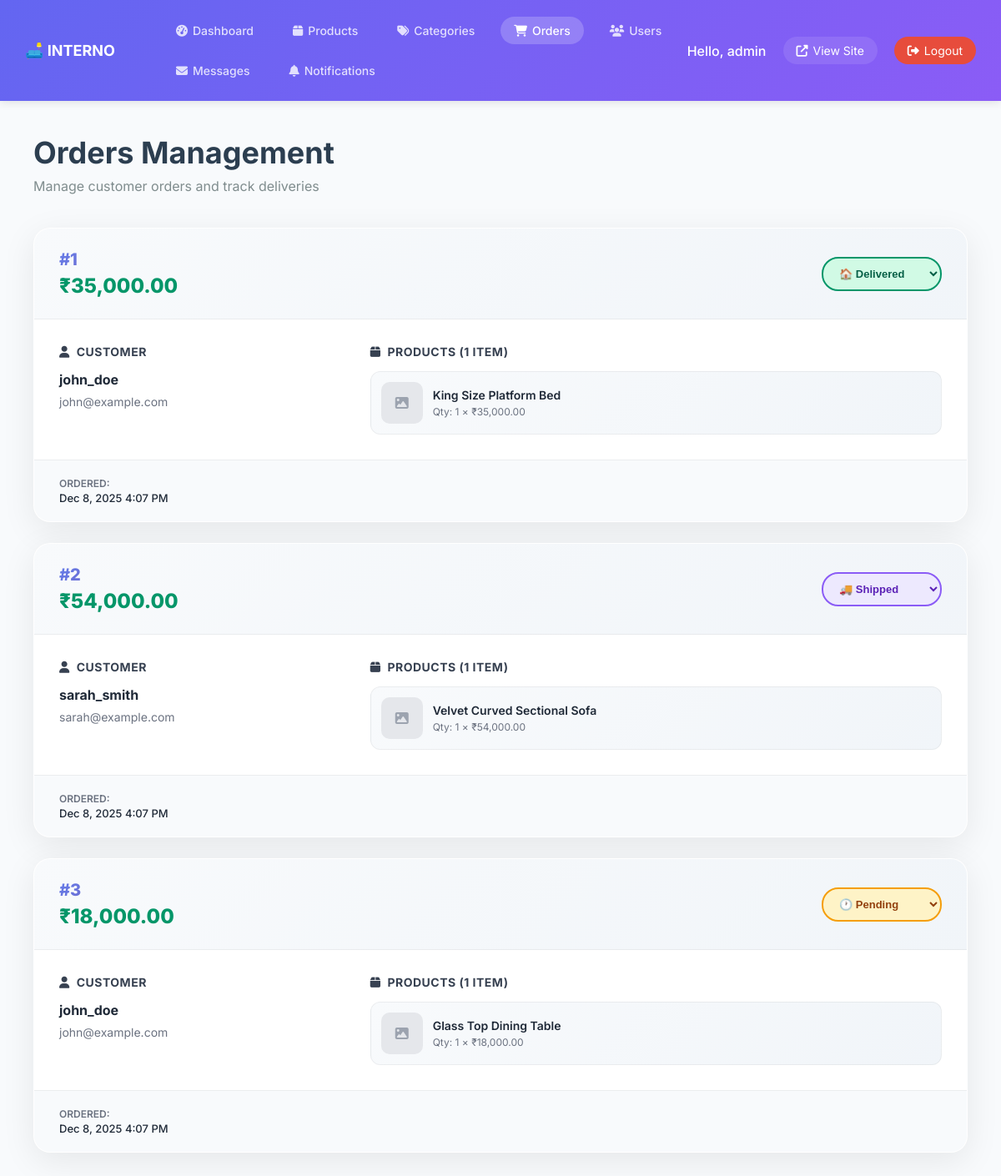
The app's page /admin/orders.php (signed in) with its own data.
### tables this page shows
CREATE TABLE `orders` (
  `id` int(11) NOT NULL AUTO_INCREMENT,
  `user_id` int(11),
  `total_amount` decimal(10,2) NOT NULL,
  `status` enum('pending','processing','shipped','delivered','cancelled') DEFAULT 'pending',
  `shipping_address` text,
  `tracking_number` varchar(100),
  `created_at` timestamp DEFAULT CURRENT_TIMESTAMP,
  `updated_at` timestamp DEFAULT CURRENT_TIMESTAMP ON UPDATE CURRENT_TIMESTAMP,
  PRIMARY KEY (`id`),
  KEY `user_id` (`user_id`),
  CONSTRAINT `orders_ibfk_1` FOREIGN KEY (`user_id`) REFERENCES `users` (`id`) ON DELETE SET NULL
);

CREATE TABLE `users` (
  `id` int(11) NOT NULL AUTO_INCREMENT,
  `username` varchar(50) NOT NULL,
  `email` varchar(100) NOT NULL,
  `password` varchar(255) NOT NULL,
  `first_name` varchar(50),
  `last_name` varchar(50),
  `role` enum('customer','admin') DEFAULT 'customer',
  `status` enum('active','inactive') DEFAULT 'active',
  `created_at` timestamp DEFAULT CURRENT_TIMESTAMP,
  PRIMARY KEY (`id`),
  UNIQUE KEY `username` (`username`),
  UNIQUE KEY `email` (`email`)
);

CREATE TABLE `order_items` (
  `id` int(11) NOT NULL AUTO_INCREMENT,
  `order_id` int(11) NOT NULL,
  `product_id` int(11) NOT NULL,
  `product_name` varchar(255) NOT NULL,
  `quantity` int(11) NOT NULL DEFAULT 1,
  `price` decimal(10,2) NOT NULL,
  `created_at` timestamp DEFAULT CURRENT_TIMESTAMP,
  PRIMARY KEY (`id`),
  KEY `order_id` (`order_id`),
  KEY `product_id` (`product_id`),
  CONSTRAINT `order_items_ibfk_1` FOREIGN KEY (`order_id`) REFERENCES `orders` (`id`) ON DELETE CASCADE,
  CONSTRAINT `order_items_ibfk_2` FOREIGN KEY (`product_id`) REFERENCES `products` (`id`) ON DELETE CASCADE
);

### admin/orders.php (the view, shortened to what this page needs)
<?php
require_once '../includes/config.php';
try {
    $stmt = $pdo->query("
        SELECT o.*, u.username, u.email, u.first_name, u.last_name
        FROM orders o
        LEFT JOIN users u ON o.user_id = u.id
        ORDER BY o.created_at DESC
    ");
    $orders = $stmt->fetchAll();
    $orderItems = [];
    foreach ($orders as $order) {
        $stmt = $pdo->prepare("SELECT oi.*, p.image FROM order_items oi LEFT JOIN products p ON oi.product_id = p.id WHERE oi.order_id = ?");
        $stmt->execute([$order['id']]);
        $items = $stmt->fetchAll();
        if (empty($items)) {
            $orderItems[$order['id']] = [[
                'product_name' => 'Sample Product',
                'quantity' => 1,
                'price' => $order['total_amount'],
                'image' => null
            ]];
        } else {
            $orderItems[$order['id']] = $items;
        }
    }
} catch (PDOException $e) {
    $error = "Database error: " . $e->getMessage();
    $orders = [];
    $orderItems = [];
}
?>
<!DOCTYPE html>
<html lang="en">
<head>
    <link rel="stylesheet" href="https://cdnjs.cloudflare.com/ajax/libs/font-awesome/6.4.0/css/all.min.css">
</head>
<body>
<div class="admin-container">
    <div class="admin-header">
        <div class="header-left">
            <div class="logo">🛋️ INTERNO</div>
            <div class="nav-tabs">
                <a href="dashboard.php" class="nav-tab">
                    <i class="fas fa-tachometer-alt"></i> Dashboard
                </a>
                <a href="products.php" class="nav-tab">
                    <i class="fas fa-box"></i> Products
                </a>
                <a href="categories.php" class="nav-tab">
                    <i class="fas fa-tags"></i> Categories
                </a>
                <a href="orders.php" class="nav-tab active">
                    <i class="fas fa-shopping-cart"></i> Orders
                </a>
                <a href="users.php" class="nav-tab">
                    <i class="fas fa-users"></i> Users
                </a>
                <a href="messages.php" class="nav-tab">
                    <i class="fas fa-envelope"></i> Messages
                </a>
                <a href="notifications.php" class="nav-tab">
                    <i class="fas fa-bell"></i> Notifications
                </a>
            </div>
        </div>
        <div class="header-right">
            <span class="welcome">Hello, admin</span>
            <a href="../index.php" class="btn-view-site">
                <i class="fas fa-external-link-alt"></i> View Site
            </a>
            <a href="../user/logout.php" class="btn-logout">
                <i class="fas fa-sign-out-alt"></i> Logout
            </a>
        </div>
    </div>
    <div class="admin-content">
        <div class="page-header">
            <div>
                <h1>Orders Management</h1>
                <p>Manage customer orders and track deliveries</p>
            </div>
        </div>
        <div class="orders-container">
            <?php if (!empty($orders)): ?>
            <div class="orders-grid">
                <?php foreach ($orders as $order):
                    $items = $orderItems[$order['id']] ?? [];
                    $itemCount = count($items);
                ?>
                <div class="order-card">
                    <div class="order-header">
                        <div class="order-number">
                            <span class="order-id">#<?php echo $order['id']; ?></span>
                            <div class="order-amount">₹<?php echo number_format($order['total_amount'], 2); ?></div>
                        </div>
                        <div class="order-actions">
                            <form method="POST" style="display: inline;">
                                <select name="status" class="status-select status-<?php echo $order['status']; ?>" onchange="this.form.submit()">
                                    <option value="pending" <?php echo $order['status'] == 'pending' ? 'selected' : ''; ?>>🕐 Pending</option>
                                    <option value="shipped" <?php echo $order['status'] == 'shipped' ? 'selected' : ''; ?>>🚚 Shipped</option>
                                    <option value="delivered" <?php echo $order['status'] == 'delivered' ? 'selected' : ''; ?>>🏠 Delivered</option>
                                </select>
                            </form>
                        </div>
                    </div>
                    <div class="order-body">
                        <div class="customer-section">
                            <div class="section-title">
                                <i class="fas fa-user"></i> Customer
                            </div>
                            <div class="customer-info">
                                <div class="customer-name"><?php echo htmlspecialchars($order['username'] ?? 'Guest Customer'); ?></div>
                                <div class="customer-email"><?php echo htmlspecialchars($order['email'] ?? 'No email'); ?></div>
                            </div>
                        </div>
                        <div class="products-section">
                            <div class="section-title">
                                <i class="fas fa-box"></i> Products (<?php echo $itemCount; ?> item<?php echo $itemCount > 1 ? 's' : ''; ?>)
                            </div>
                            <div class="products-list">
                                <?php for ($i = 0; $i < min(3, count($items)); $i++): ?>
                                    <div class="product-item">
                                        <div class="product-image">
                                            <?php if (!empty($items[$i]['image'])): ?>
                                                <img src="../assets/images/<?php echo htmlspecialchars($items[$i]['image']); ?>"
                                                     alt="<?php echo htmlspecialchars($items[$i]['product_name']); ?>">
                                            <?php else: ?>
                                                <div class="no-image">
                                                    <i class="fas fa-image"></i>
                                                </div>
                                            <?php endif; ?>
                                        </div>
                                        <div class="product-details">
                                            <div class="product-name"><?php echo htmlspecialchars($items[$i]['product_name']); ?></div>
                                            <div class="product-price">Qty: <?php echo $items[$i]['quantity']; ?> × ₹<?php echo number_format($items[$i]['price'], 2); ?></div>
                                        </div>
                                    </div>
                                <?php endfor; ?>
                            </div>
                        </div>
                    </div>
                    <div class="order-footer">
                        <div class="order-dates">
                            <div class="date-item">
                                <span class="date-label">Ordered:</span>
                                <span class="date-value"><?php echo date('M j, Y g:i A', strtotime($order['created_at'])); ?></span>
                            </div>
                        </div>
                    </div>
                </div>
                <?php endforeach; ?>
            </div>
            <?php endif; ?>
        </div>
    </div>
</div>
</body>
</html>

### admin/orders.php (style rules this page uses)
body { margin: 0; background: #f8fafc; font-family: 'Inter', sans-serif; }
.admin-container { min-height: 100vh; }
.admin-header { background: linear-gradient(135deg, #6366f1 0%, #8b5cf6 100%); color: white; padding: 20px 30px; display: flex; justify-content: space-between; align-items: center; box-shadow: 0 2px 10px rgba(0,0,0,0.1); }
.header-left { display: flex; align-items: center; gap: 25px; flex: 1; }
.logo { font-size: 18px; font-weight: 700; display: flex; align-items: center; gap: 8px; min-width: 140px; }
.nav-tabs { display: flex; gap: 15px; flex-wrap: wrap; }
.nav-tab { color: rgba(255,255,255,0.8); text-decoration: none; padding: 8px 16px; border-radius: 20px; transition: all 0.3s; display: flex; align-items: center; gap: 6px; font-weight: 500; font-size: 14px; white-space: nowrap; }
.nav-tab:hover, .nav-tab.active { background: rgba(255,255,255,0.2); color: white; }
.header-right { display: flex; align-items: center; gap: 20px; }
.welcome { font-weight: 500; }
.btn-view-site, .btn-logout { color: white; text-decoration: none; padding: 8px 16px; border-radius: 20px; transition: all 0.3s; display: flex; align-items: center; gap: 6px; font-size: 14px; }
.btn-view-site { background: rgba(255,255,255,0.1); }
.btn-logout { background: #e74c3c; }
.admin-content { padding: 40px; }
.page-header { margin-bottom: 40px; }
.page-header h1 { font-size: 36px; color: #2c3e50; margin: 0 0 8px 0; font-weight: 700; }
.page-header p { color: #7f8c8d; margin: 0; font-size: 16px; }
.orders-container { margin-top: 20px; }
.orders-grid { display: grid; gap: 25px; }
.order-card { background: white; border-radius: 20px; box-shadow: 0 10px 40px rgba(0,0,0,0.08); border: 1px solid rgba(255,255,255,0.2); transition: all 0.3s ease; overflow: hidden; }
.order-header { display: flex; justify-content: space-between; align-items: center; padding: 25px 30px; background: linear-gradient(135deg, #f8fafc, #f1f5f9); border-bottom: 1px solid rgba(0,0,0,0.05); }
.order-number { display: flex; flex-direction: column; gap: 5px; }
.order-id { font-size: 20px; font-weight: 800; background: linear-gradient(135deg, #667eea, #764ba2); -webkit-background-clip: text; -webkit-text-fill-color: transparent; background-clip: text; }
.order-amount { font-size: 24px; font-weight: 800; color: #059669; }
.status-select { padding: 10px 15px; border: 2px solid #e5e7eb; border-radius: 20px; font-size: 13px; font-weight: 600; background: white; cursor: pointer; transition: all 0.3s ease; }
.status-pending { border-color: #f59e0b; background: #fef3c7; color: #92400e; }
.status-shipped { border-color: #8b5cf6; background: #ede9fe; color: #5b21b6; }
.status-delivered { border-color: #059669; background: #d1fae5; color: #065f46; }
.order-body { display: grid; grid-template-columns: 1fr 2fr; gap: 30px; padding: 30px; }
.section-title { font-size: 14px; font-weight: 700; color: #374151; margin-bottom: 15px; display: flex; align-items: center; gap: 8px; text-transform: uppercase; letter-spacing: 0.5px; }
.customer-name { font-weight: 700; color: #1f2937; margin-bottom: 8px; font-size: 16px; }
.customer-email { font-size: 14px; color: #6b7280; margin-bottom: 6px; }
.products-list { display: flex; flex-direction: column; gap: 12px; }
.product-item { display: flex; align-items: center; gap: 12px; padding: 12px; background: linear-gradient(135deg, #f8fafc, #f1f5f9); border-radius: 12px; border: 1px solid rgba(0,0,0,0.05); }
.product-image { width: 50px; height: 50px; border-radius: 10px; overflow: hidden; background: #e5e7eb; display: flex; align-items: center; justify-content: center; flex-shrink: 0; }
.no-image { color: #9ca3af; font-size: 16px; }
.product-details { flex: 1; }
.product-name { font-weight: 600; color: #1f2937; font-size: 14px; margin-bottom: 4px; }
.product-price { font-size: 12px; color: #6b7280; }
.order-footer { display: flex; justify-content: space-between; align-items: center; padding: 20px 30px; background: #f8fafc; border-top: 1px solid rgba(0,0,0,0.05); }
.date-item { display: flex; flex-direction: column; gap: 2px; }
.date-label { font-size: 12px; color: #6b7280; font-weight: 600; text-transform: uppercase; }
.date-value { font-size: 13px; color: #1f2937; font-weight: 500; }

### records on screen
orders: id "1", total_amount "35,000.00", status "🏠 Delivered", user.username "john_doe", user.email "john@example.com", id.product_name "King Size Platform Bed", id.price "35,000.00", created_at "Dec 8, 2025 4:07 PM"
orders: id "2", total_amount "54,000.00", status "🚚 Shipped", user.username "sarah_smith", user.email "sarah@example.com", id "1", id.product_name "Velvet Curved Sectional Sofa", id.quantity "1", id.price "54,000.00", created_at "Dec 8, 2025 4:07 PM"
orders: id "3", total_amount "18,000.00", status "🕐 Pending", user.username "john_doe", user.email "john@example.com", id "1", id.product_name "Glass Top Dining Table", id.quantity "1", id.price "18,000.00", created_at "Dec 8, 2025 4:07 PM"
